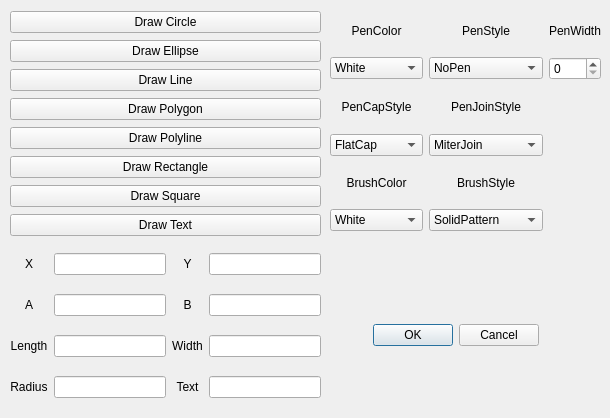
<?xml version="1.0" encoding="UTF-8"?>
<ui version="4.0">
 <class>Dialog</class>
 <widget class="QDialog" name="Dialog">
  <property name="geometry">
   <rect>
    <x>0</x>
    <y>0</y>
    <width>610</width>
    <height>418</height>
   </rect>
  </property>
  <property name="windowTitle">
   <string>Dialog</string>
  </property>
  <widget class="QDialogButtonBox" name="buttonBox">
   <property name="geometry">
    <rect>
     <x>370</x>
     <y>310</y>
     <width>171</width>
     <height>51</height>
    </rect>
   </property>
   <property name="orientation">
    <enum>Qt::Horizontal</enum>
   </property>
   <property name="standardButtons">
    <set>QDialogButtonBox::Cancel|QDialogButtonBox::Ok</set>
   </property>
   <property name="centerButtons">
    <bool>true</bool>
   </property>
  </widget>
  <widget class="QWidget" name="verticalLayoutWidget">
   <property name="geometry">
    <rect>
     <x>10</x>
     <y>10</y>
     <width>311</width>
     <height>228</height>
    </rect>
   </property>
   <layout class="QVBoxLayout" name="verticalLayout">
    <item>
     <widget class="QPushButton" name="pushCircle">
      <property name="text">
       <string>Draw Circle</string>
      </property>
     </widget>
    </item>
    <item>
     <widget class="QPushButton" name="pushEllipse">
      <property name="text">
       <string>Draw Ellipse</string>
      </property>
     </widget>
    </item>
    <item>
     <widget class="QPushButton" name="pushLine">
      <property name="text">
       <string>Draw Line</string>
      </property>
     </widget>
    </item>
    <item>
     <widget class="QPushButton" name="pushPolygon">
      <property name="text">
       <string>Draw Polygon</string>
      </property>
     </widget>
    </item>
    <item>
     <widget class="QPushButton" name="pushPolyline">
      <property name="text">
       <string>Draw Polyline</string>
      </property>
     </widget>
    </item>
    <item>
     <widget class="QPushButton" name="pushRectangle">
      <property name="text">
       <string>Draw Rectangle</string>
      </property>
     </widget>
    </item>
    <item>
     <widget class="QPushButton" name="pushSquare">
      <property name="text">
       <string>Draw Square</string>
      </property>
     </widget>
    </item>
    <item>
     <widget class="QPushButton" name="pushText">
      <property name="text">
       <string>Draw Text</string>
      </property>
     </widget>
    </item>
   </layout>
  </widget>
  <widget class="QWidget" name="gridLayoutWidget_5">
   <property name="geometry">
    <rect>
     <x>330</x>
     <y>10</y>
     <width>271</width>
     <height>221</height>
    </rect>
   </property>
   <layout class="QGridLayout" name="squareAttributes">
    <item row="2" column="1">
     <widget class="QLabel" name="label_44">
      <property name="cursor">
       <cursorShape>ArrowCursor</cursorShape>
      </property>
      <property name="text">
       <string>PenStyle</string>
      </property>
      <property name="alignment">
       <set>Qt::AlignCenter</set>
      </property>
     </widget>
    </item>
    <item row="7" column="0">
     <widget class="QComboBox" name="SquareBrushColor">
      <item>
       <property name="text">
        <string>White</string>
       </property>
      </item>
      <item>
       <property name="text">
        <string>Black</string>
       </property>
      </item>
      <item>
       <property name="text">
        <string>Red</string>
       </property>
      </item>
      <item>
       <property name="text">
        <string>Green</string>
       </property>
      </item>
      <item>
       <property name="text">
        <string>Blue</string>
       </property>
      </item>
      <item>
       <property name="text">
        <string>Cyan</string>
       </property>
      </item>
      <item>
       <property name="text">
        <string>Magenta</string>
       </property>
      </item>
      <item>
       <property name="text">
        <string>Yellow</string>
       </property>
      </item>
      <item>
       <property name="text">
        <string>Gray</string>
       </property>
      </item>
     </widget>
    </item>
    <item row="6" column="1">
     <widget class="QLabel" name="label_42">
      <property name="text">
       <string>BrushStyle</string>
      </property>
      <property name="alignment">
       <set>Qt::AlignCenter</set>
      </property>
     </widget>
    </item>
    <item row="7" column="1">
     <widget class="QComboBox" name="SquareBrushStyle">
      <item>
       <property name="text">
        <string>SolidPattern</string>
       </property>
      </item>
      <item>
       <property name="text">
        <string>HorPattern</string>
       </property>
      </item>
      <item>
       <property name="text">
        <string>VerPattern</string>
       </property>
      </item>
      <item>
       <property name="text">
        <string>NoBrush</string>
       </property>
      </item>
     </widget>
    </item>
    <item row="4" column="1">
     <widget class="QLabel" name="label_43">
      <property name="cursor">
       <cursorShape>ArrowCursor</cursorShape>
      </property>
      <property name="text">
       <string>PenJoinStyle</string>
      </property>
      <property name="alignment">
       <set>Qt::AlignCenter</set>
      </property>
     </widget>
    </item>
    <item row="3" column="1">
     <widget class="QComboBox" name="SquarePenStyle">
      <item>
       <property name="text">
        <string>NoPen</string>
       </property>
      </item>
      <item>
       <property name="text">
        <string>SolidLine</string>
       </property>
      </item>
      <item>
       <property name="text">
        <string>DashLine</string>
       </property>
      </item>
      <item>
       <property name="text">
        <string>DotLine</string>
       </property>
      </item>
      <item>
       <property name="text">
        <string>DashDotLine</string>
       </property>
      </item>
      <item>
       <property name="text">
        <string>DashDotDotLine</string>
       </property>
      </item>
     </widget>
    </item>
    <item row="2" column="0">
     <widget class="QLabel" name="label_46">
      <property name="cursor">
       <cursorShape>ArrowCursor</cursorShape>
      </property>
      <property name="text">
       <string>PenColor</string>
      </property>
      <property name="alignment">
       <set>Qt::AlignCenter</set>
      </property>
     </widget>
    </item>
    <item row="4" column="0">
     <widget class="QLabel" name="label_45">
      <property name="cursor">
       <cursorShape>ArrowCursor</cursorShape>
      </property>
      <property name="text">
       <string>PenCapStyle</string>
      </property>
      <property name="alignment">
       <set>Qt::AlignCenter</set>
      </property>
     </widget>
    </item>
    <item row="3" column="2">
     <widget class="QSpinBox" name="SquarePenWidth">
      <property name="maximum">
       <number>20</number>
      </property>
     </widget>
    </item>
    <item row="3" column="0">
     <widget class="QComboBox" name="SquarePenColor">
      <item>
       <property name="text">
        <string>White</string>
       </property>
      </item>
      <item>
       <property name="text">
        <string>Black</string>
       </property>
      </item>
      <item>
       <property name="text">
        <string>Red</string>
       </property>
      </item>
      <item>
       <property name="text">
        <string>Green</string>
       </property>
      </item>
      <item>
       <property name="text">
        <string>Blue</string>
       </property>
      </item>
      <item>
       <property name="text">
        <string>Cyan</string>
       </property>
      </item>
      <item>
       <property name="text">
        <string>Magenta</string>
       </property>
      </item>
      <item>
       <property name="text">
        <string>Yellow</string>
       </property>
      </item>
      <item>
       <property name="text">
        <string>Gray</string>
       </property>
      </item>
     </widget>
    </item>
    <item row="2" column="2">
     <widget class="QLabel" name="label_47">
      <property name="cursor">
       <cursorShape>ArrowCursor</cursorShape>
      </property>
      <property name="text">
       <string>PenWidth</string>
      </property>
      <property name="alignment">
       <set>Qt::AlignCenter</set>
      </property>
     </widget>
    </item>
    <item row="5" column="0">
     <widget class="QComboBox" name="SquarePenCapStyle">
      <item>
       <property name="text">
        <string>FlatCap</string>
       </property>
      </item>
      <item>
       <property name="text">
        <string>SquareCap</string>
       </property>
      </item>
      <item>
       <property name="text">
        <string>RoundCap</string>
       </property>
      </item>
     </widget>
    </item>
    <item row="6" column="0">
     <widget class="QLabel" name="label_48">
      <property name="text">
       <string>BrushColor</string>
      </property>
      <property name="alignment">
       <set>Qt::AlignCenter</set>
      </property>
     </widget>
    </item>
    <item row="5" column="1">
     <widget class="QComboBox" name="SquarePenJoinStyle">
      <item>
       <property name="text">
        <string>MiterJoin</string>
       </property>
      </item>
      <item>
       <property name="text">
        <string>BevelJoin</string>
       </property>
      </item>
      <item>
       <property name="text">
        <string>RoundJoin</string>
       </property>
      </item>
     </widget>
    </item>
   </layout>
  </widget>
  <widget class="QWidget" name="formLayoutWidget">
   <property name="geometry">
    <rect>
     <x>10</x>
     <y>240</y>
     <width>311</width>
     <height>171</height>
    </rect>
   </property>
   <layout class="QGridLayout" name="gridLayout">
    <item row="0" column="3">
     <widget class="QLineEdit" name="lineEdit_2"/>
    </item>
    <item row="0" column="0">
     <widget class="QLabel" name="label">
      <property name="text">
       <string>X</string>
      </property>
      <property name="alignment">
       <set>Qt::AlignCenter</set>
      </property>
     </widget>
    </item>
    <item row="0" column="2">
     <widget class="QLabel" name="label_2">
      <property name="text">
       <string>Y</string>
      </property>
      <property name="alignment">
       <set>Qt::AlignCenter</set>
      </property>
     </widget>
    </item>
    <item row="0" column="1">
     <widget class="QLineEdit" name="lineEdit"/>
    </item>
    <item row="2" column="1">
     <widget class="QLineEdit" name="lineEdit_8"/>
    </item>
    <item row="3" column="1">
     <widget class="QLineEdit" name="lineEdit_3"/>
    </item>
    <item row="5" column="0">
     <widget class="QLabel" name="label_5">
      <property name="text">
       <string>Radius</string>
      </property>
      <property name="alignment">
       <set>Qt::AlignCenter</set>
      </property>
     </widget>
    </item>
    <item row="3" column="0">
     <widget class="QLabel" name="label_3">
      <property name="text">
       <string>Length</string>
      </property>
      <property name="alignment">
       <set>Qt::AlignCenter</set>
      </property>
     </widget>
    </item>
    <item row="3" column="2">
     <widget class="QLabel" name="label_4">
      <property name="text">
       <string>Width</string>
      </property>
      <property name="alignment">
       <set>Qt::AlignCenter</set>
      </property>
     </widget>
    </item>
    <item row="3" column="3">
     <widget class="QLineEdit" name="lineEdit_4"/>
    </item>
    <item row="2" column="3">
     <widget class="QLineEdit" name="lineEdit_5"/>
    </item>
    <item row="5" column="1">
     <widget class="QLineEdit" name="lineEdit_6"/>
    </item>
    <item row="5" column="3">
     <widget class="QLineEdit" name="lineEdit_7"/>
    </item>
    <item row="2" column="0">
     <widget class="QLabel" name="label_6">
      <property name="text">
       <string>A</string>
      </property>
      <property name="alignment">
       <set>Qt::AlignCenter</set>
      </property>
     </widget>
    </item>
    <item row="2" column="2">
     <widget class="QLabel" name="label_7">
      <property name="text">
       <string>B</string>
      </property>
      <property name="alignment">
       <set>Qt::AlignCenter</set>
      </property>
     </widget>
    </item>
    <item row="5" column="2">
     <widget class="QLabel" name="label_8">
      <property name="text">
       <string>Text</string>
      </property>
      <property name="alignment">
       <set>Qt::AlignCenter</set>
      </property>
     </widget>
    </item>
   </layout>
  </widget>
 </widget>
 <resources/>
 <connections>
  <connection>
   <sender>buttonBox</sender>
   <signal>accepted()</signal>
   <receiver>Dialog</receiver>
   <slot>accept()</slot>
   <hints>
    <hint type="sourcelabel">
     <x>248</x>
     <y>254</y>
    </hint>
    <hint type="destinationlabel">
     <x>157</x>
     <y>274</y>
    </hint>
   </hints>
  </connection>
  <connection>
   <sender>buttonBox</sender>
   <signal>rejected()</signal>
   <receiver>Dialog</receiver>
   <slot>reject()</slot>
   <hints>
    <hint type="sourcelabel">
     <x>316</x>
     <y>260</y>
    </hint>
    <hint type="destinationlabel">
     <x>286</x>
     <y>274</y>
    </hint>
   </hints>
  </connection>
 </connections>
</ui>
